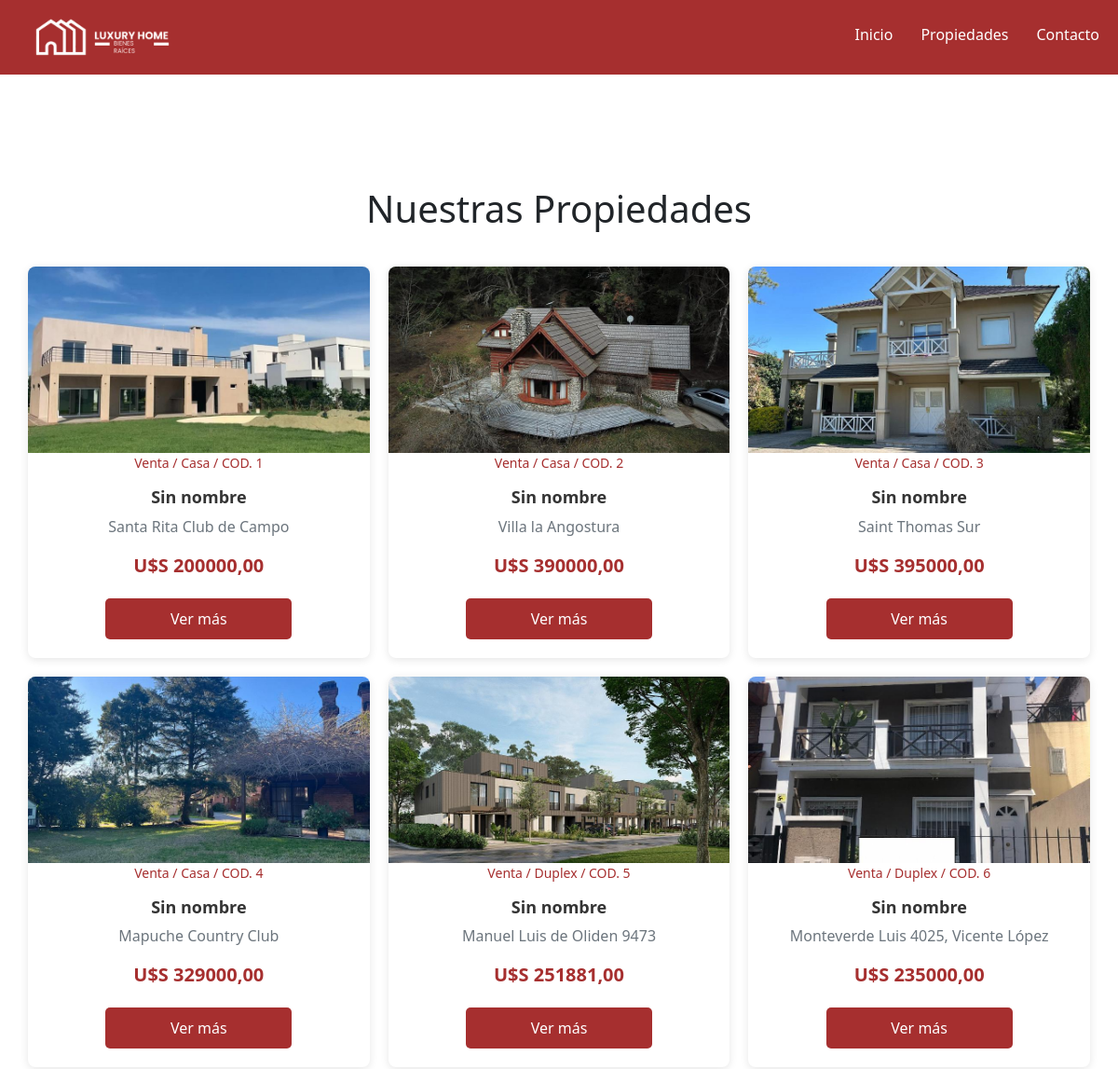
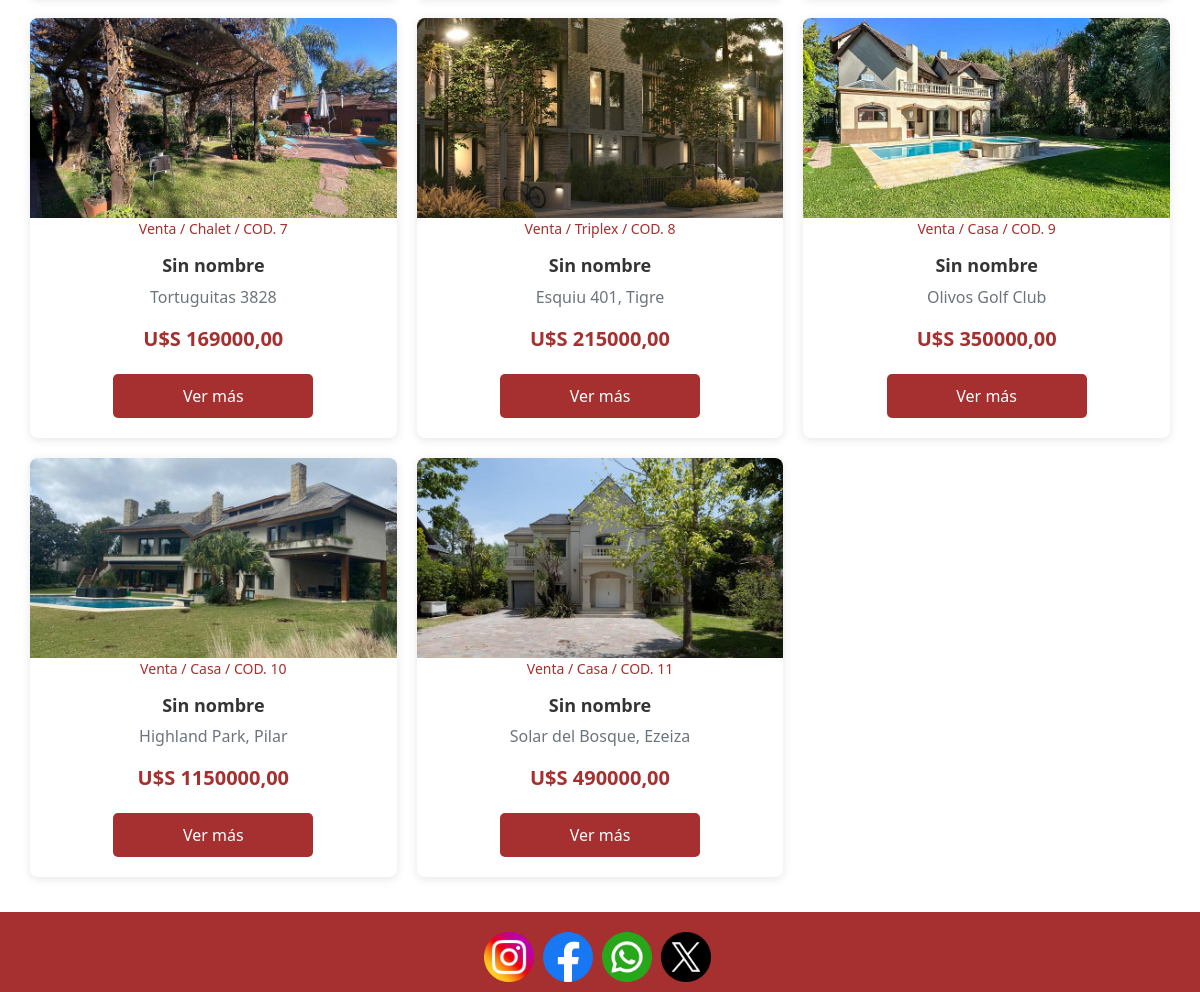
Page /propiedades/ on the committed database (2 pictures, top to bottom).
### App/models.py (models this page shows, shortened)
class Propiedad(models.Model):
    codigo = models.AutoField(primary_key=True)
    nombre = models.CharField(max_length=100, default='Casa')
    operacion = models.CharField(max_length=100)
    tipo = models.CharField(max_length=30)
    ubicacion = models.CharField(max_length=100)
    descripcion = models.TextField(null=True, blank=True)  # Ahora permite valores nulos o vacíos
    precio = models.DecimalField(max_digits=10, decimal_places=2)
    imagen = models.ImageField(upload_to="propiedades/", null=True, blank=True)
    superficie_total = models.DecimalField(max_digits=10, decimal_places=2)
    superficie_cubierta = models.DecimalField(max_digits=10, decimal_places=2)
    ambientes = models.IntegerField()
    plantas = models.IntegerField()
    dormitorios = models.IntegerField()
    baños = models.IntegerField()
    fecha_publicacion = models.DateTimeField(auto_now_add=True)
    mapa = models.URLField(max_length=500, null=True, blank=True)

### App/views.py (the view)
# urls.py: path('propiedades/',ver_Propiedades,name='propiedades'),
def ver_Propiedades(request):
    propiedades = Propiedad.objects.all()
    data = {
        'propiedades': propiedades
    }
    return render(request, 'pages/propiedades.html', data)

### App/templates/pages/propiedades.html (shortened to what this page needs)
<!DOCTYPE html>
<html lang="es">
{% load static %}
<head>
    <link rel="stylesheet" href="{% static 'css/style.css' %}">
    <link href="https://cdn.jsdelivr.net/npm/bootstrap@5.3.3/dist/css/bootstrap.min.css" rel="stylesheet">
</head>
<body>
    <header class="encabezado propiedades-encabezado">
        <a href="{% url 'inicio' %}">
            <img src="{% static 'img/index/logo.png' %}" alt="Logo" class="logotipo">
        </a>
        <nav class="menu_selectivo propiedades-menu">
            <a href="{% url 'inicio' %}">Inicio</a>
            <a href="{% url 'propiedades' %}">Propiedades</a>
            <a href="#">Contacto</a>
        </nav>
    </header>
    <main class="contenedor_principal_propiedades">
    <h1 class="h1-propiedades">Nuestras Propiedades</h1>
        <div>
            <div class="contenedor_propiedades">
                {% for propiedad in propiedades %}
                <div class="propiedad-card">
                    <img src="{{ propiedad.imagen.url }}" class="card-img-top" alt="Imagen de {{ propiedad.operacion }}">
                    <div class="card-body">
                        <p class="tipo-operacion">Venta / {{ propiedad.tipo }} / COD. {{ propiedad.codigo }}</p>
                        <h5 class="nombre-propiedad">{{ propiedad.nombre }}</h5>
                        <p class="ubicacion-propiedad">{{ propiedad.ubicacion }}</p>
                        <p class="precio-propiedad">U$S {{ propiedad.precio }}</p>
                        <a href="{% url 'detallesprop' propiedad.codigo %}" class="btn-props">Ver más</a>
                    </div>
                </div>
                {% endfor %}
            </div>
        </div>
    </main>
    <footer class="propiedades-footer">
        <div class="footer">
            <img src="{% static 'img/index/ig.png' %}" alt="Instagram">
            <img src="{% static 'img/index/facebook.png' %}" alt="Facebook">
            <img src="{% static 'img/index/whatsapp.png' %}" alt="WhatsApp">
            <img src="{% static 'img/index/gorjeo.png' %}" alt="Twitter">
        </div>
    </footer>
</body>
</html>

### App/static/css/style.css (style rules this page uses)
* { margin: 0; padding: 0; box-sizing: border-box; }
body { font-family: Arial, sans-serif; background-color: #f4f4f4; color: white; }
.encabezado { height: 80px; background: #A62F2F; display: flex; justify-content: space-between; align-items: center; padding: 0 10px; }
.logotipo { width: 200px; height: auto; }
.menu_selectivo { line-height: 65px; display: flex; justify-content: space-between; gap: 20px; }
.menu_selectivo a { margin-right: 10px; text-decoration: none; font-size: 16px; color: #ffffff; padding-bottom: 5px; }
.contenedor_principal_propiedades { margin: auto; }
.contenedor_propiedades { max-width: 1200px; padding: 30px; display: grid; grid-template-columns: repeat(auto-fill, minmax(300px, 1fr)); gap: 20px; margin: auto; border-radius: 20px; }
.h1-propiedades { text-align: center; margin-top: 10%; }
.propiedad-card { display: flex; flex-direction: column; background-color: #fff; border-radius: 8px; box-shadow: 0 2px 10px rgba(0, 0, 0, 0.1); overflow: hidden; }
.propiedad-card img { width: 100%; height: 200px; object-fit: cover; }
.card-body { padding: 15px; text-align: center; }
.tipo-operacion { font-size: 14px; color: #A62F2F; }
.nombre-propiedad { font-size: 18px; font-weight: bold; color: #343434; margin-top: 10px; }
.ubicacion-propiedad { font-size: 16px; color: #6c757d; margin-bottom: 15px; }
.precio-propiedad { font-size: 20px; font-weight: bold; color: #A62F2F; margin-bottom: 15px; }
.btn-props { display: block; width: 200px; margin: 20px auto; padding: 10px; background-color: #A62F2F; color: white; text-align: center; border-radius: 5px; text-decoration: none; cursor: pointer; }
footer { margin-top: 5px; height: 80px; background-color: #A62F2F; display: flex; justify-content: center; }
footer img { margin-top: 20px; width: 50px; height: 50px; margin-right: 5px; }
.footer { justify-content: space-evenly; }

### rows in the picture
Propiedad: imagen (picture), tipo "Casa", codigo "1", nombre "Sin nombre", ubicacion "Santa Rita Club de Campo", precio "200000,00"
Propiedad: imagen (picture), tipo "Casa", codigo "2", nombre "Sin nombre", ubicacion "Villa la Angostura", precio "390000,00"
Propiedad: imagen (picture), tipo "Casa", codigo "3", nombre "Sin nombre", ubicacion "Saint Thomas Sur", precio "395000,00"
Propiedad: imagen (picture), tipo "Casa", codigo "4", nombre "Sin nombre", ubicacion "Mapuche Country Club", precio "329000,00"
Propiedad: imagen (picture), tipo "Duplex", codigo "5", nombre "Sin nombre", ubicacion "Manuel Luis de Oliden 9473", precio "251881,00"
Propiedad: imagen (picture), tipo "Duplex", codigo "6", nombre "Sin nombre", ubicacion "Monteverde Luis 4025, Vicente López", precio "235000,00"
Propiedad: imagen (picture), tipo "Chalet", codigo "7", nombre "Sin nombre", ubicacion "Tortuguitas 3828", precio "169000,00"
Propiedad: imagen (picture), tipo "Triplex", codigo "8", nombre "Sin nombre", ubicacion "Esquiu 401, Tigre", precio "215000,00"
Propiedad: imagen (picture), tipo "Casa", codigo "9", nombre "Sin nombre", ubicacion "Olivos Golf Club", precio "350000,00"
Propiedad: imagen (picture), tipo "Casa", codigo "10", nombre "Sin nombre", ubicacion "Highland Park, Pilar", precio "1150000,00"
Propiedad: imagen (picture), tipo "Casa", codigo "11", nombre "Sin nombre", ubicacion "Solar del Bosque, Ezeiza", precio "490000,00"
